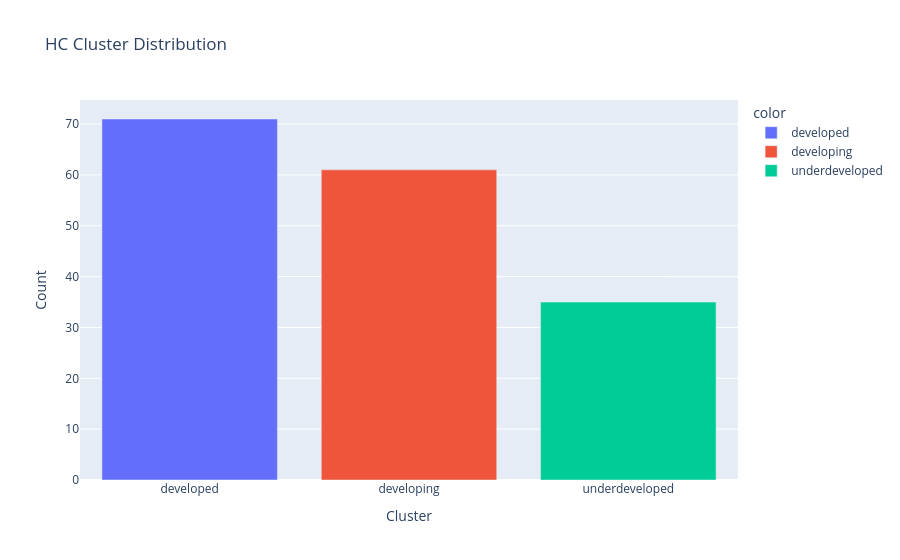

Notebook source saved alongside this figure:
### Markdown cell above
# Agglomerative Model Results

### Code cell
import plotly.express as px
import plotly.io as pio

bar_fig = px.bar(
    df_final,
    x=df_final['hc_cluster'].value_counts().index,
    y=df_final['hc_cluster'].value_counts().values,
    color=df_final['hc_cluster'].value_counts().index,
    title='HC Cluster Distribution'
)

bar_fig.update_xaxes(title='Cluster')
bar_fig.update_yaxes(title='Count')

pio.show(bar_fig)

### Figure 1 — Plotly figure (JSON) as saved in the notebook; plotly's stock layout.template omitted (floating-point values rounded to 4 significant figures)
{"data": [{"alignmentgroup": "True", "hovertemplate": "color=developed<br>x=%{x}<br>y=%{y}<extra></extra>", "legendgroup": "developed", "marker": {"color": "#636efa", "pattern": {"shape": ""}}, "name": "developed", "offsetgroup": "developed", "orientation": "v", "showlegend": true, "textposition": "auto", "type": "bar", "x": ["developed"], "xaxis": "x", "y": [71], "yaxis": "y"}, {"alignmentgroup": "True", "hovertemplate": "color=developing<br>x=%{x}<br>y=%{y}<extra></extra>", "legendgroup": "developing", "marker": {"color": "#EF553B", "pattern": {"shape": ""}}, "name": "developing", "offsetgroup": "developing", "orientation": "v", "showlegend": true, "textposition": "auto", "type": "bar", "x": ["developing"], "xaxis": "x", "y": [61], "yaxis": "y"}, {"alignmentgroup": "True", "hovertemplate": "color=underdeveloped<br>x=%{x}<br>y=%{y}<extra></extra>", "legendgroup": "underdeveloped", "marker": {"color": "#00cc96", "pattern": {"shape": ""}}, "name": "underdeveloped", "offsetgroup": "underdeveloped", "orientation": "v", "showlegend": true, "textposition": "auto", "type": "bar", "x": ["underdeveloped"], "xaxis": "x", "y": [35], "yaxis": "y"}], "layout": {"barmode": "relative", "legend": {"title": {"text": "color"}, "tracegroupgap": 0}, "title": {"text": "HC Cluster Distribution"}, "xaxis": {"anchor": "y", "domain": [0, 1], "title": {"text": "Cluster"}}, "yaxis": {"anchor": "x", "domain": [0, 1], "title": {"text": "Count"}}}}
